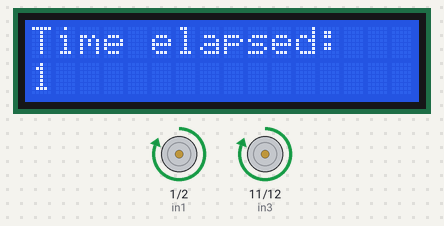
A sketch run on a simulated Arduino Uno, built with avr-gcc and run on an emulated ATmega328P. On the bench: 16×2 character LCD, motor-driver pin pairs drawn as motors (green arrow = first pin HIGH = forward, orange = second pin HIGH = backward, longer = more drive).

Above: at 1.1 s.
At 10.1 s:
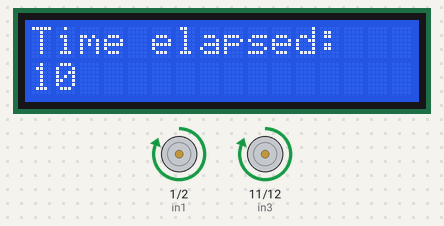
At 19.1 s:
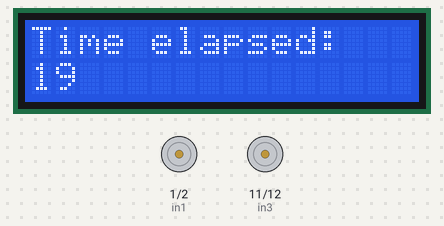
At 38.1 s:
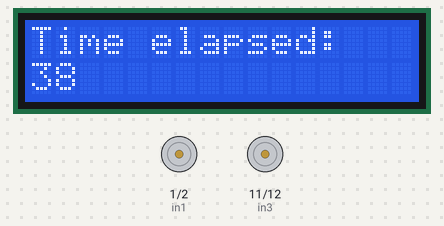
Timing chart, 0 to 39.6 s (numbered marks = the images above):
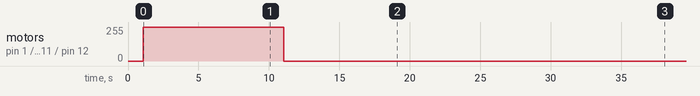

The sketch:

StraightLineCar.ino
```cpp
#include <LiquidCrystal.h>
// #include <TimeLib.h>

unsigned long int seconds = 0;
const long int time_limit = 10;

const int rs = 8, en = 9, d4 = 4, d5 = 5, d6 = 6, d7 = 7;
LiquidCrystal lcd(rs, en, d4, d5, d6, d7);

// const int ena = 2;
// const int enb = 3;
// const int in1 = A1;
// const int in2 = A2;
// const int in3 = A3;
// const int in4 = A4;
const int in1 = 1;
const int in2 = 2;
const int in3 = 11;
const int in4 = 12;

void setup()
{

lcd.begin(16,2);
lcd.setCursor(0, 0);
lcd.print("Time elapsed:");
lcd.setCursor(0, 1);
lcd.print(seconds);

// pinMode(ena, OUTPUT);
// pinMode(enb, OUTPUT);
pinMode(in1, OUTPUT);
pinMode(in2, OUTPUT);
pinMode(in3, OUTPUT);
pinMode(in4, OUTPUT);

// digitalWrite(ena, HIGH);
// digitalWrite(enb, HIGH);

delay(1000);

}

void loop()
{

if (seconds <  time_limit) {
digitalWrite(in1, HIGH);
digitalWrite(in2, LOW);
digitalWrite(in3, HIGH);
digitalWrite(in4, LOW);

seconds += 1;
lcd.setCursor(0, 1);
lcd.print(seconds);
delay(1000);
} else {
  digitalWrite(in1, LOW);
digitalWrite(in2, LOW);
digitalWrite(in3, LOW);
digitalWrite(in4, LOW);


seconds += 1;
lcd.setCursor(0, 1);
lcd.print(seconds);
delay(1000);
}

}
```

Measured:
- by itself, motor on pin 1 (in1) / pin 2 (in2), motor on pin 11 (in3) / pin 12 (in4): stopped → forward 255/255 at 1.1 s, → stopped 10.0 s later
- what the display in image 0 shows lasts 1.0 s, from 1.1 s to 2.1 s
